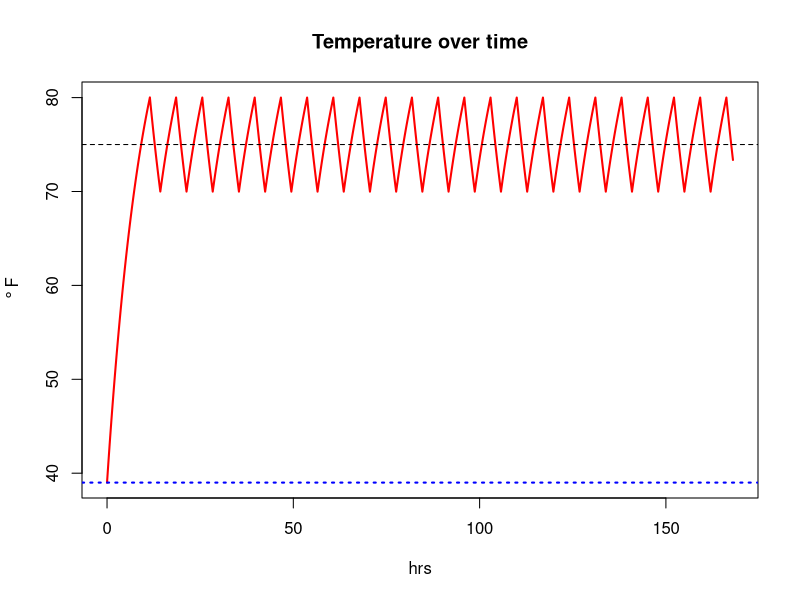

Reproduce this figure in R.

# Thermostat (Meadows ch.2) -- version 1.0
# (one stock with competing balancing loops)
# CPSC 420 -- spring 2016


# Set up time. (delta.t and time vector).
delta.t <- 1/60              # hrs
starting.time <- 0
time <- seq(starting.time,24*7,delta.t)  # hrs

# itot() and ttoi() functions (if desired).
itot <- function(i) (i-1)*delta.t + starting.time
ttoi <- function(t) (t-starting.time)/delta.t + 1

# Simulation parameters (inputs).
thermostat <- 75     # degF
heating.rate <- 6    # degF/hr
outside <- 39        # degF
ins.loss.rate <- .1  # (degF/hr)/degF
hysteresis.factor <- 5 # degF

# Stocks. (Create a vector and an initial condition for each.)
room.temp <- vector(length=length(time))
room.temp[1] <- outside
furnace.on <- vector(length=length(time))
furnace.on[1] <- FALSE

# Simulation loop. 
# For each slice of simulated time,
for (i in 2:length(time)) {

    # Compute the values of all the flows, based on previous stock values.
    # neg value = room too cold for humans to be happy
    discrepancy.thermo <- room.temp[i-1] - thermostat   # degF
    if (furnace.on[i-1]) {
        # Furnace is already on! Don't turn off unless pretty hot.
        if (discrepancy.thermo < hysteresis.factor) {
            furnace.heating <- heating.rate                 # degF/hr
            furnace.on[i] <- TRUE
        } else {
            furnace.heating <- 0
            furnace.on[i] <- FALSE
        }
    } else {
        # Furnace is off. Don't turn on unless pretty cold.
        if (discrepancy.thermo < -hysteresis.factor) {
            furnace.heating <- heating.rate                 # degF/hr
            furnace.on[i] <- TRUE
        } else {
            furnace.heating <- 0
            furnace.on[i] <- FALSE
        }
    }

    # neg value = colder inside than out
    discrepancy.outside <- room.temp[i-1] - outside     # degF
    leakage <- ins.loss.rate * discrepancy.outside      # degF/hr

    # Compute the values of all the derivatives of the stocks ("primes").
    room.temp.prime <- furnace.heating - leakage        # degF/hr

    # Compute all the new stock values (including any derived stocks).
    room.temp[i] <- room.temp[i-1] + room.temp.prime * delta.t
}

# Plot and analyze.
all.values <- c(outside,room.temp,thermostat)
plot(time,room.temp,type="l",col="red",lwd=2,
    xlab="hrs",ylab=~degree~F,main="Temperature over time",
    ylim=range(all.values))
abline(h=thermostat,lty="dashed",col="black")
abline(h=outside,lty="dotted",lwd=2,col="blue")

cat("Btw, the furnace was on ", sum(furnace.on)/length(furnace.on)*100,
    "% of the time.\n",sep="")
